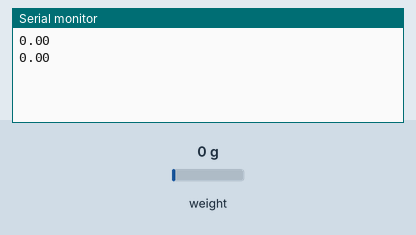
This sketch was run on a simulated Arduino Uno, built with avr-gcc and run on an emulated ATmega328P. On the bench: the last lines printed to the serial monitor. The test bench sets the inputs (shaded band); at power-on: weight on the scale 0 g.

Above: at 2.2 s.
2.3 s: weight on the scale set to 100 g
At 2.9 s:
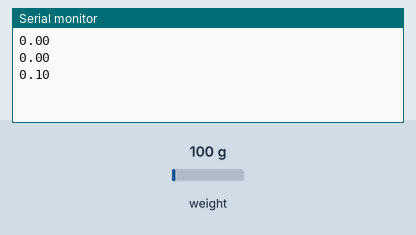
3.8 s: weight on the scale set to 1250 g
At 4.4 s:
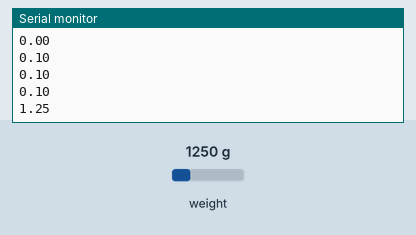
Timing chart, 0 to 6.8 s (numbered marks = the images above; inputs shaded):
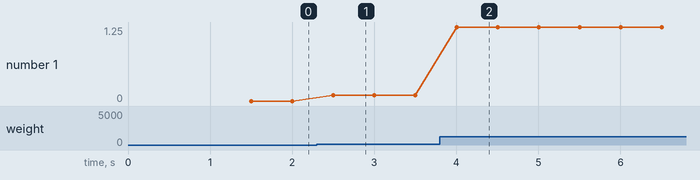

Measured:
- after the input at 2.3 s, the serial monitor: prints a new line after 0.20 s (image 1)
- after the input at 3.8 s, the serial monitor: prints a new line after 0.20 s (image 2)
- plotted number 1: 0 → 0.1 after the input at 2.3 s, 0.1 → 1.25 after the input at 3.8 s

The sketch:

ScaleCalibration_tool.ino
```cpp
#include "HX711.h"

HX711 scale(A1, A0);

int buttonPin = 0;
int buttonVal;
void setup() {
  Serial.begin(38400);
  scale.set_scale(39887.75f);
  scale.tare();
  pinMode(buttonPin, INPUT_PULLUP);
}

void loop() {
  Serial.println(scale.get_units(5));

  buttonVal = digitalRead(buttonPin);
  if( buttonVal == LOW) {
  Serial.println("9999");
  }
  //delay(50);
}

/*

2 kg: 73113,4
Scale: 36556,7
4 kg: 159551,0
Scale: 39887,75

*/
```
